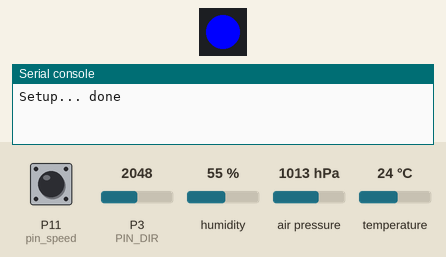
Simulated run of this program. Board: Pycom board running MicroPython. Parts: 1 RGB LEDs in strip order, left to right, the last lines printed to the serial console. The inputs (shaded band) are chosen by the test bench; at power-on: P3 (PIN_DIR) = 2048, P11 (pin_speed) HIGH, humidity 55 %, air pressure 1013 hPa, temperature 24 °C (analog values on the 0–4095 scale). No radio messages arrive unless stated (any console line starting 'radio sent:' is added by the test bench); the interpreter's speed is modelled, so counts of loop turns are approximate; the LoRaWAN join succeeds after 3 s and a send takes 0.1 s; the clock reads 2024-03-15 10:24:30 at power-on unless the program sets it; library files of the repository ran but are not shown: lora.py, bme280.py.

Above: at 20.6 s.
At 35.67 s:
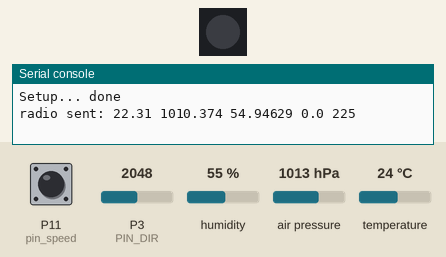
At 35.97 s:
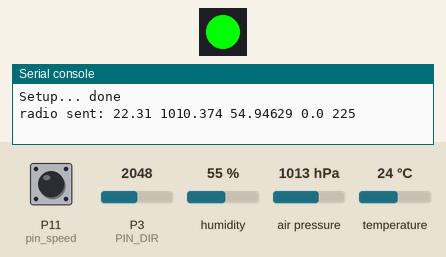
Timing chart, 0 to 45.2 s (numbered marks = the images above):
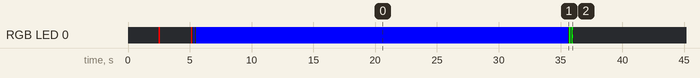

Measured:
- by itself, RGB LED 0: off → RGB(255, 0, 0) at 2.5 s, → off 0.10 s later, → RGB(255, 0, 0) 2.5 s later, → off 0.10 s later, … (24 changes in this stretch)
- by itself, everything shown: repeats every 30.4 s, in 4 steps

The program:

main.py
```python
from config import dev_eui, app_eui, app_key
from lora import LORA
from davis7911 import DAVIS7911
from machine import I2C
from bme280 import BME280
from time import sleep

def setup():
  global n, sensor_davis, sensor_bme280, sleep_time

  # Initial sleep time
  sleep_time = 30

  # Connect to LoRaWAN
  n = LORA()
  n.connect(dev_eui, app_eui, app_key)

  # Connect Sensors
  try:
    i2c = I2C(0)
    sensor_bme280 = BME280(i2c = i2c)
    sensor_davis = DAVIS7911()
  except Exception as e:
    print("Error: ", e)
  print("Setup... done")

if __name__ == "__main__":

  # Setup network & sensors
  setup()

  while True:
    sleep(sleep_time)

    data = ""

    # Measure
    try:
      bme280_data = sensor_bme280.read_compensated_data()
      t = bme280_data[0] / 100
      p = bme280_data[1] / 25600
      h = bme280_data[2] / 1024
      s = sensor_davis.get_windspeed()
      d = sensor_davis.get_dir()

      data = "%s %s %s %.1f %s" % (t, p, h, s, d)
    except Exception as e:
      print("Measure error: ", e)

    # Send packet
    response = n.send(data)
```

config.py
```python
# Replace with your own OTAA keys,
# obtainable through the "files" widget in Managed IoT Cloud.
dev_eui = ""
app_eui = ""
app_key = ""
```

davis7911.py
```python
from utime import time
from machine import Pin, ADC

class DAVIS7911(object):
  'Davis 7911 sensor library for Pycom LoPy'

  # Constants
  ADC_MAX = 4000
  ADC_MIN = 150
  PIN_SPEED = 'P11'
  PIN_DIR = 'G3'

  rotations = 0
  timeout = None
  adc = None

  # Pins
  pin_speed = None
  pin_dir = None

  def __init__(self):
    self.timeout = time()

    try:
      self.pin_speed = Pin(self.PIN_SPEED, mode = Pin.IN, pull = Pin.PULL_UP)
      self.pin_speed.callback(Pin.IRQ_RISING, self.rotations_handler)

      self.adc = ADC()
      self.pin_dir = self.adc.channel(pin = self.PIN_DIR)
    except Exception as e:
      # Should throw exception to stop execution
      pass

  def rotations_handler(self, arg):
    self.rotations = self.rotations + 1

  def mph_to_ms(self, mph):
    return mph * 0.447

  def dir_to_deg(self, dir):
    #pc2 = (dir - self.ADC_MIN) / ((self.ADC_MAX - self.ADC_MIN) / 360)
    pc = (dir - self.ADC_MIN) / (self.ADC_MAX - self.ADC_MIN)
    return pc * 360

  def dir_to_dir(self, dir):
    if dir < 333:
      return 0
    elif dir < 760:
      return 45
    elif dir < 1190:
      return 90
    elif dir < 1490:
      return 135
    elif dir < 1930:
      return 180
    elif dir < 2330:
      return 225
    elif dir < 3020:
      return 270
    elif dir < 3780:
      return 315
    else:
      return 0

  def get_windspeed(self):
    delta_time = (time() - self.timeout)
    try:
      mph = self.rotations * (2.25 / delta_time)
    except Exception as e:
      mph = 0

    self.rotations = 0
    self.timeout = time()

    return round(self.mph_to_ms(mph), 1)

  def get_dir(self):
    try:
      dir = self.pin_dir.value()
    except Exception as e:
      dir = 0
    return self.dir_to_dir(dir)
```

led.py
```python
from pycom import heartbeat, rgbled
from time import sleep

class LED(object):
  'Wrapper class for controlling the LED'

  def heartbeat(state):
    heartbeat(state)

  def on():
    rgbled(0x00FF00)

  def off():
    rgbled(0x000000)

  def blink(n = 0, d = 0.5, c = 0x0000ff):
    """
    Blink the LED.
    n = number of times to blink
    d = duration of the light
    c = color
    """
    for x in range(n):
      rgbled(0x000000)
      sleep(d)
      rgbled(c)
      sleep(0.1)
```

boot.py
```python
from machine import UART
from network import WLAN
import os

wlan = WLAN()
wlan.deinit()

uart = UART(0, 115200)
os.dupterm(uart)
```
